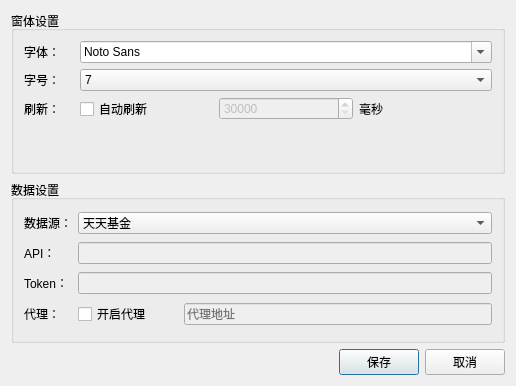
<?xml version="1.0" encoding="UTF-8"?>
<ui version="4.0">
 <class>FundSettingDialog</class>
 <widget class="QDialog" name="FundSettingDialog">
  <property name="geometry">
   <rect>
    <x>0</x>
    <y>0</y>
    <width>516</width>
    <height>386</height>
   </rect>
  </property>
  <property name="windowTitle">
   <string>Dialog</string>
  </property>
  <layout class="QGridLayout" name="gridLayout">
   <item row="2" column="2">
    <widget class="QPushButton" name="pushButton">
     <property name="focusPolicy">
      <enum>Qt::NoFocus</enum>
     </property>
     <property name="text">
      <string>取消</string>
     </property>
    </widget>
   </item>
   <item row="2" column="1">
    <widget class="QPushButton" name="saveBtn">
     <property name="focusPolicy">
      <enum>Qt::ClickFocus</enum>
     </property>
     <property name="text">
      <string>保存</string>
     </property>
    </widget>
   </item>
   <item row="0" column="0" colspan="3">
    <widget class="QGroupBox" name="groupBox">
     <property name="title">
      <string>窗体设置</string>
     </property>
     <layout class="QHBoxLayout" name="horizontalLayout_2">
      <property name="leftMargin">
       <number>10</number>
      </property>
      <property name="topMargin">
       <number>10</number>
      </property>
      <property name="rightMargin">
       <number>10</number>
      </property>
      <property name="bottomMargin">
       <number>10</number>
      </property>
      <item>
       <layout class="QGridLayout" name="gridLayout_5">
        <item row="2" column="0">
         <widget class="QLabel" name="label_7">
          <property name="text">
           <string>刷新：</string>
          </property>
         </widget>
        </item>
        <item row="1" column="0">
         <widget class="QLabel" name="label_2">
          <property name="minimumSize">
           <size>
            <width>50</width>
            <height>0</height>
           </size>
          </property>
          <property name="maximumSize">
           <size>
            <width>50</width>
            <height>16777215</height>
           </size>
          </property>
          <property name="text">
           <string>字号：</string>
          </property>
         </widget>
        </item>
        <item row="2" column="1">
         <widget class="QCheckBox" name="enableRefreshChb">
          <property name="minimumSize">
           <size>
            <width>100</width>
            <height>0</height>
           </size>
          </property>
          <property name="text">
           <string>自动刷新</string>
          </property>
         </widget>
        </item>
        <item row="3" column="2">
         <widget class="QLabel" name="label_8">
          <property name="text">
           <string/>
          </property>
         </widget>
        </item>
        <item row="0" column="0">
         <widget class="QLabel" name="label">
          <property name="minimumSize">
           <size>
            <width>50</width>
            <height>0</height>
           </size>
          </property>
          <property name="maximumSize">
           <size>
            <width>50</width>
            <height>16777215</height>
           </size>
          </property>
          <property name="text">
           <string>字体：</string>
          </property>
         </widget>
        </item>
        <item row="2" column="3">
         <widget class="QLabel" name="label_9">
          <property name="text">
           <string>毫秒</string>
          </property>
         </widget>
        </item>
        <item row="0" column="1" colspan="3">
         <widget class="QFontComboBox" name="fontNameCob">
          <property name="focusPolicy">
           <enum>Qt::TabFocus</enum>
          </property>
          <property name="currentFont">
           <font>
            <family>宋体</family>
           </font>
          </property>
         </widget>
        </item>
        <item row="1" column="1" colspan="3">
         <widget class="QComboBox" name="fontSizeCob">
          <property name="currentText">
           <string>7</string>
          </property>
          <item>
           <property name="text">
            <string>7</string>
           </property>
          </item>
          <item>
           <property name="text">
            <string>8</string>
           </property>
          </item>
          <item>
           <property name="text">
            <string>9</string>
           </property>
          </item>
          <item>
           <property name="text">
            <string>10</string>
           </property>
          </item>
          <item>
           <property name="text">
            <string>11</string>
           </property>
          </item>
          <item>
           <property name="text">
            <string>12</string>
           </property>
          </item>
          <item>
           <property name="text">
            <string>13</string>
           </property>
          </item>
          <item>
           <property name="text">
            <string>14</string>
           </property>
          </item>
          <item>
           <property name="text">
            <string>15</string>
           </property>
          </item>
          <item>
           <property name="text">
            <string>16</string>
           </property>
          </item>
         </widget>
        </item>
        <item row="2" column="2">
         <widget class="QSpinBox" name="refreshTimeoutTxt">
          <property name="enabled">
           <bool>false</bool>
          </property>
          <property name="suffix">
           <string/>
          </property>
          <property name="prefix">
           <string/>
          </property>
          <property name="minimum">
           <number>30000</number>
          </property>
          <property name="maximum">
           <number>999000</number>
          </property>
          <property name="singleStep">
           <number>1000</number>
          </property>
         </widget>
        </item>
       </layout>
      </item>
     </layout>
    </widget>
   </item>
   <item row="2" column="0">
    <spacer name="horizontalSpacer">
     <property name="orientation">
      <enum>Qt::Horizontal</enum>
     </property>
     <property name="sizeHint" stdset="0">
      <size>
       <width>40</width>
       <height>20</height>
      </size>
     </property>
    </spacer>
   </item>
   <item row="1" column="0" colspan="3">
    <widget class="QGroupBox" name="groupBox_2">
     <property name="title">
      <string>数据设置</string>
     </property>
     <layout class="QHBoxLayout" name="horizontalLayout">
      <property name="leftMargin">
       <number>10</number>
      </property>
      <property name="topMargin">
       <number>10</number>
      </property>
      <property name="rightMargin">
       <number>10</number>
      </property>
      <property name="bottomMargin">
       <number>10</number>
      </property>
      <item>
       <layout class="QGridLayout" name="gridLayout_3">
        <property name="leftMargin">
         <number>0</number>
        </property>
        <property name="topMargin">
         <number>0</number>
        </property>
        <property name="rightMargin">
         <number>0</number>
        </property>
        <property name="bottomMargin">
         <number>0</number>
        </property>
        <item row="2" column="0">
         <widget class="QLabel" name="label_4">
          <property name="maximumSize">
           <size>
            <width>50</width>
            <height>16777215</height>
           </size>
          </property>
          <property name="text">
           <string>Token：</string>
          </property>
         </widget>
        </item>
        <item row="2" column="1" colspan="2">
         <widget class="QLineEdit" name="lineEdit">
          <property name="enabled">
           <bool>false</bool>
          </property>
          <property name="focusPolicy">
           <enum>Qt::ClickFocus</enum>
          </property>
         </widget>
        </item>
        <item row="3" column="2">
         <widget class="QLineEdit" name="lineEdit_2">
          <property name="enabled">
           <bool>false</bool>
          </property>
          <property name="placeholderText">
           <string>代理地址</string>
          </property>
         </widget>
        </item>
        <item row="1" column="0">
         <widget class="QLabel" name="label_3">
          <property name="maximumSize">
           <size>
            <width>50</width>
            <height>16777215</height>
           </size>
          </property>
          <property name="text">
           <string>API：</string>
          </property>
         </widget>
        </item>
        <item row="0" column="0">
         <widget class="QLabel" name="label_5">
          <property name="maximumSize">
           <size>
            <width>50</width>
            <height>16777215</height>
           </size>
          </property>
          <property name="text">
           <string>数据源：</string>
          </property>
         </widget>
        </item>
        <item row="0" column="1" colspan="2">
         <widget class="QComboBox" name="dbSourceCob">
          <item>
           <property name="text">
            <string>天天基金</string>
           </property>
          </item>
          <item>
           <property name="text">
            <string>蚂蚁基金</string>
           </property>
          </item>
          <item>
           <property name="text">
            <string>自定义API</string>
           </property>
          </item>
         </widget>
        </item>
        <item row="1" column="1" colspan="2">
         <widget class="QLineEdit" name="sourceUrlTxt">
          <property name="enabled">
           <bool>false</bool>
          </property>
          <property name="focusPolicy">
           <enum>Qt::StrongFocus</enum>
          </property>
         </widget>
        </item>
        <item row="3" column="0">
         <widget class="QLabel" name="label_6">
          <property name="text">
           <string>代理：</string>
          </property>
         </widget>
        </item>
        <item row="3" column="1">
         <widget class="QCheckBox" name="enableProxyChb">
          <property name="minimumSize">
           <size>
            <width>100</width>
            <height>0</height>
           </size>
          </property>
          <property name="text">
           <string>开启代理</string>
          </property>
         </widget>
        </item>
       </layout>
      </item>
     </layout>
    </widget>
   </item>
  </layout>
 </widget>
 <resources/>
 <connections>
  <connection>
   <sender>pushButton</sender>
   <signal>clicked()</signal>
   <receiver>FundSettingDialog</receiver>
   <slot>reject()</slot>
   <hints>
    <hint type="sourcelabel">
     <x>506</x>
     <y>376</y>
    </hint>
    <hint type="destinationlabel">
     <x>506</x>
     <y>287</y>
    </hint>
   </hints>
  </connection>
  <connection>
   <sender>saveBtn</sender>
   <signal>clicked()</signal>
   <receiver>FundSettingDialog</receiver>
   <slot>accept()</slot>
   <hints>
    <hint type="sourcelabel">
     <x>425</x>
     <y>376</y>
    </hint>
    <hint type="destinationlabel">
     <x>321</x>
     <y>297</y>
    </hint>
   </hints>
  </connection>
  <connection>
   <sender>enableProxyChb</sender>
   <signal>toggled(bool)</signal>
   <receiver>lineEdit_2</receiver>
   <slot>setEnabled(bool)</slot>
   <hints>
    <hint type="sourcelabel">
     <x>174</x>
     <y>325</y>
    </hint>
    <hint type="destinationlabel">
     <x>405</x>
     <y>327</y>
    </hint>
   </hints>
  </connection>
  <connection>
   <sender>enableRefreshChb</sender>
   <signal>toggled(bool)</signal>
   <receiver>refreshTimeoutTxt</receiver>
   <slot>setEnabled(bool)</slot>
   <hints>
    <hint type="sourcelabel">
     <x>113</x>
     <y>91</y>
    </hint>
    <hint type="destinationlabel">
     <x>236</x>
     <y>98</y>
    </hint>
   </hints>
  </connection>
 </connections>
</ui>
